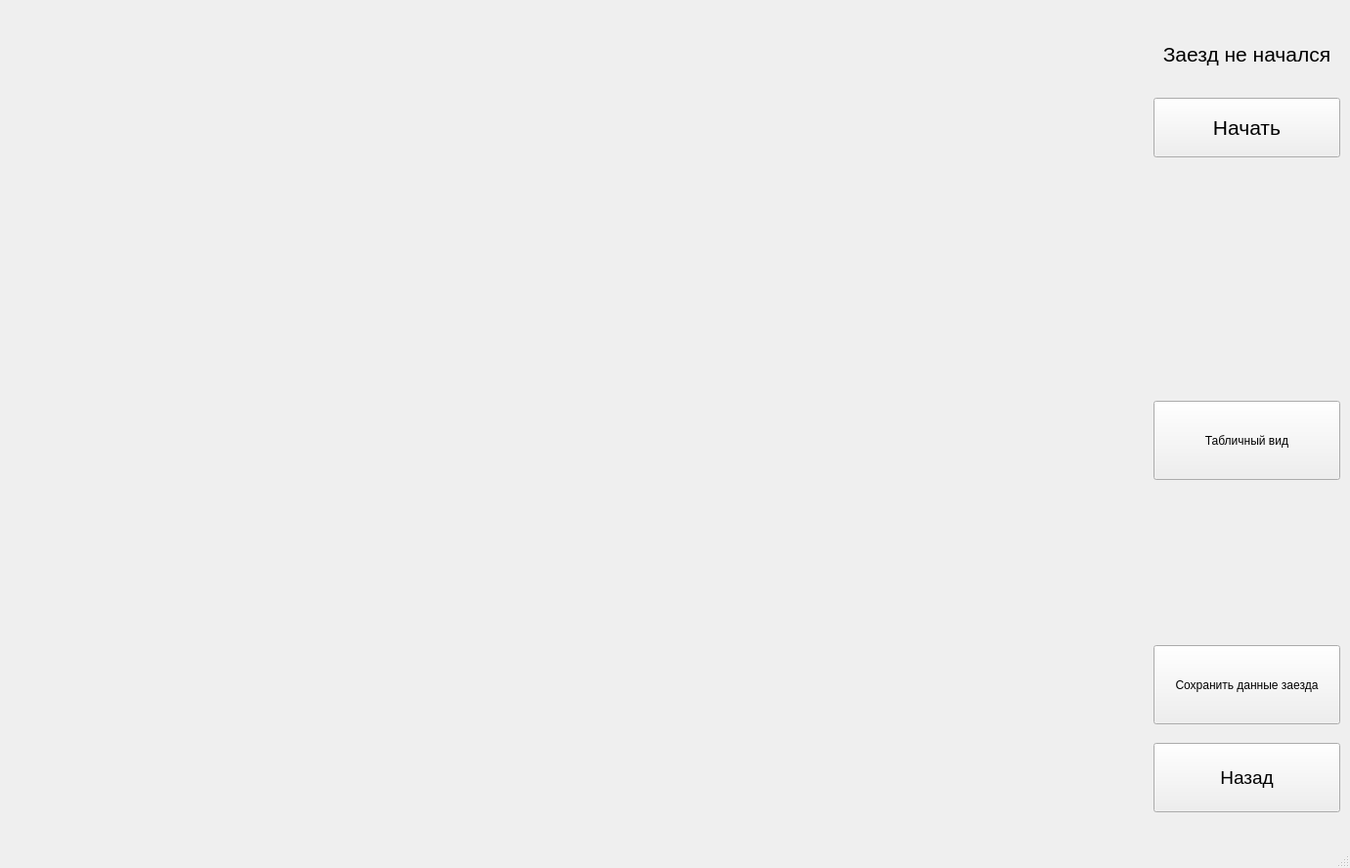
<?xml version="1.0" encoding="UTF-8"?>
<ui version="4.0">
 <class>MainWindow</class>
 <widget class="QMainWindow" name="MainWindow">
  <property name="geometry">
   <rect>
    <x>0</x>
    <y>0</y>
    <width>1381</width>
    <height>888</height>
   </rect>
  </property>
  <property name="windowTitle">
   <string>MainWindow</string>
  </property>
  <widget class="QWidget" name="centralwidget">
   <widget class="QWidget" name="verticalLayoutWidget">
    <property name="geometry">
     <rect>
      <x>0</x>
      <y>0</y>
      <width>1171</width>
      <height>841</height>
     </rect>
    </property>
    <layout class="QVBoxLayout" name="layout"/>
   </widget>
   <widget class="QPushButton" name="backButton">
    <property name="geometry">
     <rect>
      <x>1180</x>
      <y>760</y>
      <width>191</width>
      <height>71</height>
     </rect>
    </property>
    <property name="font">
     <font>
      <pointsize>14</pointsize>
     </font>
    </property>
    <property name="text">
     <string>Назад</string>
    </property>
   </widget>
   <widget class="QLabel" name="isStartedlabel">
    <property name="geometry">
     <rect>
      <x>1180</x>
      <y>20</y>
      <width>191</width>
      <height>71</height>
     </rect>
    </property>
    <property name="font">
     <font>
      <pointsize>16</pointsize>
     </font>
    </property>
    <property name="text">
     <string>Заезд не начался</string>
    </property>
    <property name="alignment">
     <set>Qt::AlignCenter</set>
    </property>
   </widget>
   <widget class="QPushButton" name="startButton">
    <property name="geometry">
     <rect>
      <x>1180</x>
      <y>100</y>
      <width>191</width>
      <height>61</height>
     </rect>
    </property>
    <property name="font">
     <font>
      <pointsize>16</pointsize>
     </font>
    </property>
    <property name="text">
     <string>Начать</string>
    </property>
   </widget>
   <widget class="QPushButton" name="saveDataButton">
    <property name="geometry">
     <rect>
      <x>1180</x>
      <y>660</y>
      <width>191</width>
      <height>81</height>
     </rect>
    </property>
    <property name="text">
     <string>Сохранить данные заезда</string>
    </property>
   </widget>
   <widget class="QPushButton" name="tableViewButton">
    <property name="geometry">
     <rect>
      <x>1180</x>
      <y>410</y>
      <width>191</width>
      <height>81</height>
     </rect>
    </property>
    <property name="text">
     <string>Табличный вид</string>
    </property>
   </widget>
  </widget>
  <widget class="QMenuBar" name="menubar">
   <property name="geometry">
    <rect>
     <x>0</x>
     <y>0</y>
     <width>1381</width>
     <height>21</height>
    </rect>
   </property>
  </widget>
  <widget class="QStatusBar" name="statusbar"/>
 </widget>
 <resources/>
 <connections/>
</ui>
